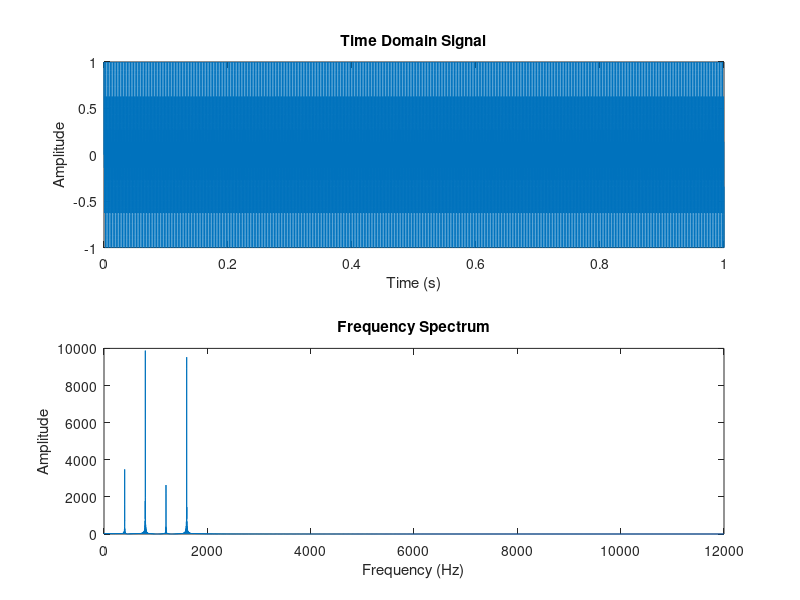

Recreate this plot in MATLAB. (Note: this script raises an error after producing the figure.)
% Define the parameters
fs = 24000;  % Sampling frequency (samples per second)
duration = 1;  % Duration of the audio signal (in seconds)
t = 0:1/fs:duration-1/fs;  % Time vector
frequencies = [400, 800, 1200, 1600];  % Frequencies in Hz
num_components = length(frequencies);

% Generate random amplitudes for each component
amplitudes = rand(1, num_components);

% Generate the audio signal by summing the sinusoidal components
audio_signal = zeros(1, length(t));
for i = 1:num_components
    audio_signal = audio_signal + amplitudes(i) * sin(2 * pi * frequencies(i) * t);
end

% Normalize the audio signal to the range [-1, 1]
audio_signal = audio_signal / max(abs(audio_signal));

% Visualize the time domain signal
figure;
subplot(2, 1, 1);
plot(t, audio_signal);
title('Time Domain Signal');
xlabel('Time (s)');
ylabel('Amplitude');

% Compute the FFT of the audio signal
L = length(audio_signal);  % Length of the signal
N = 2^nextpow2(L); 
f = fs/2 * linspace(0, 1, N/2+1);  % Frequency vector
audio_fft = fft(audio_signal, N);
audio_fft = 2*abs(audio_fft(1:N/2+1));

% Visualize the frequency spectrum
subplot(2, 1, 2);
plot(f, audio_fft);
title('Frequency Spectrum');
xlabel('Frequency (Hz)');
ylabel('Amplitude');

% Save the audio signal to a WAV file
output_file = 'files/audio_signal.wav';
audiowrite(output_file, audio_signal, fs);

% Display some information
disp('Audio file has been generated.');
disp(['Frequencies: ' num2str(frequencies)]);
disp(['Amplitudes: ' num2str(amplitudes)]);
disp(['Saved as ' output_file]);
